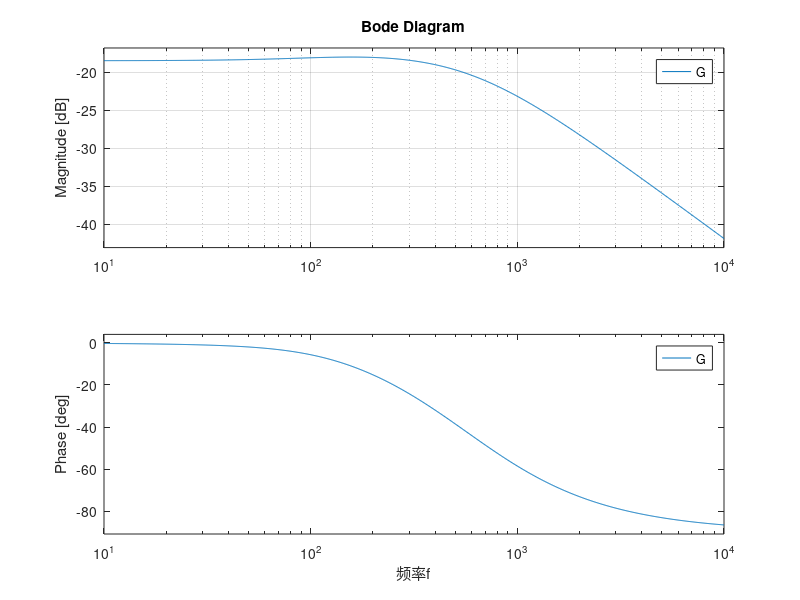

Source code (MATLAB):
s=tf('s');
G=(6.48/(1+0.002*s))/(40+(0.33/(1+0.002*s))+(0.06/(1+0.009*s))+(7.41/(1+0.009*s))+(6.48/(1+0.002*s)));
bode(G);
grid 
xlabel('频率f');title('   ');